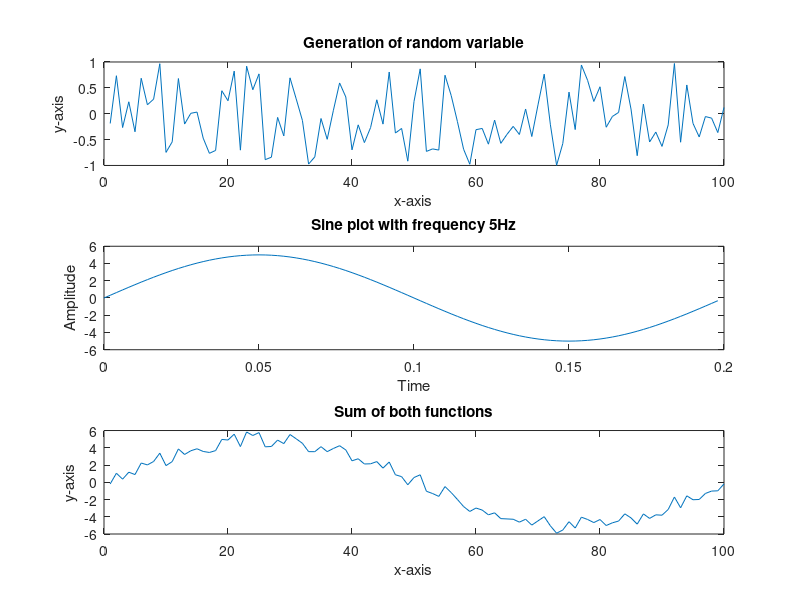

Write the MATLAB code that produced this figure.
clc;
clear all;
close all;
x = [1:100];
y = rand(1,100);
y = (2*y)-1;
subplot(3,1,1);
plot(x,y);
title('Generation of random variable');
xlabel('x-axis');
ylabel('y-axis');

t = 0:(0.2/100):(0.2-(0.2/100));
f = 5;
a = 5;
g = a*sin(2*pi*f*t);
subplot(3,1,2);
plot(t,g);
title ('Sine plot with frequency 5Hz');
xlabel ('Time');
ylabel ('Amplitude');

z = y+g;
subplot(3,1,3);
plot(z);
title('Sum of both functions');
xlabel('x-axis');
ylabel('y-axis');
